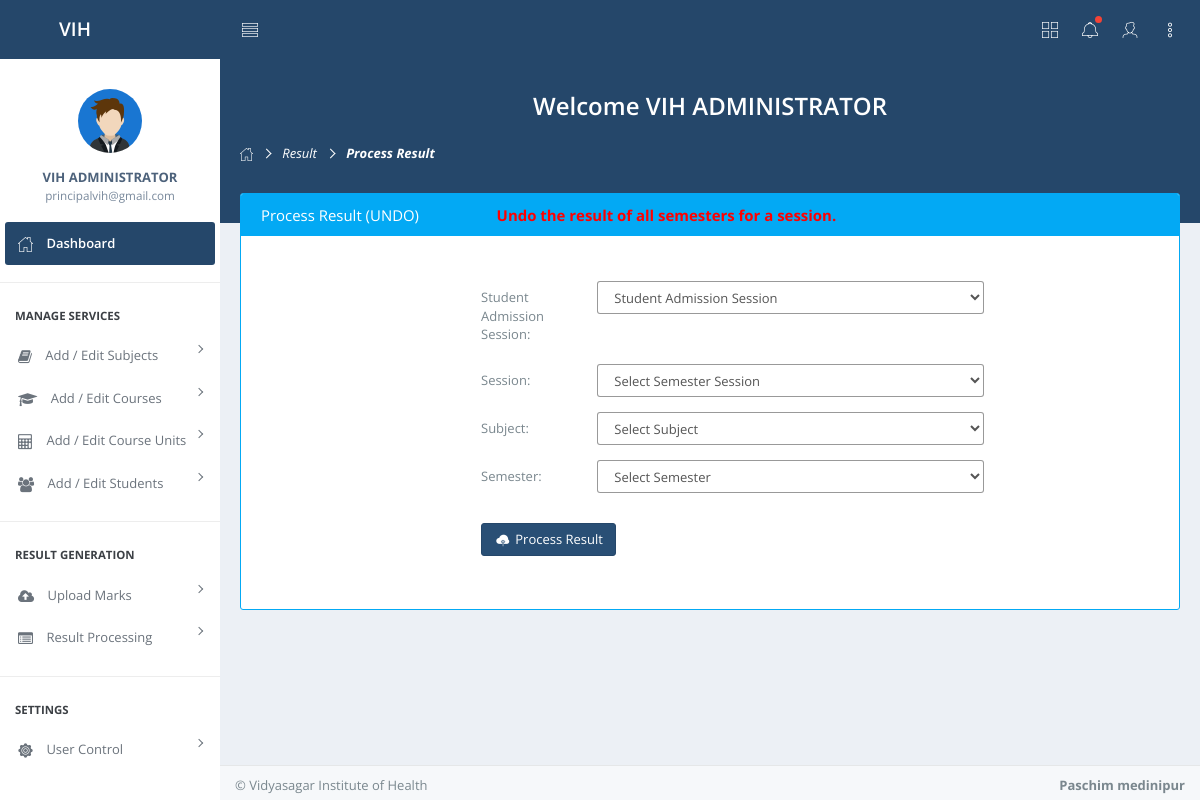
Page /adminUser/resultProcessing/undoProcessResult.php (signed in) on the committed database.
### tables this page shows
CREATE TABLE `steps_login_master` (
  `id` int(11) NOT NULL,
  `username` varchar(255) NOT NULL,
  `password` varchar(255) NOT NULL,
  `usertype` int(1) NOT NULL,
  `last_log` varchar(255) NOT NULL,
  `status` enum('Active','Inactive') DEFAULT NULL
);

CREATE TABLE `steps_userdetails` (
  `id` int(11) NOT NULL,
  `details_id` varchar(255) NOT NULL,
  `user_name` varchar(255) NOT NULL,
  `user_email` varchar(255) NOT NULL,
  `contact_no` varchar(255) NOT NULL
);

### adminUser/resultProcessing/Load.php (called while the page is built, shortened)
<?php
require "../../connect.php";
$sql = "SELECT * FROM steps_login_master,steps_userdetails
WHERE steps_login_master.username = steps_userdetails.details_id
and steps_login_master.username = '".$_SESSION["username"]."' ";
$stmt = $conn->prepare($sql);
$stmt->execute();
$result = $stmt->get_result();
$rows = $result->fetch_assoc();
?>

### adminUser/resultProcessing/undoProcessResult.php (the view, shortened to what this page needs)
<?php
require 'Load.php';
?>
<html lang="en">
<body>
    <div id="container" class="effect aside-float aside-bright mainnav-lg">
        <?php require '../adminHeaderClass.php'  ?>
                    <ol class="breadcrumb">
					<li><a><i class="demo-pli-home"></i></a></li>
					<li><a href="#">Result</a></li>
					<li class="active">Process Result</li>
                    </ol>
                    </div>
                <div id="page-content">
                        <div class="panel panel-bordered panel-info">
					                <div class="panel-heading">
					                    <h3 class="panel-title">Process Result (UNDO)&nbsp;&nbsp;&nbsp;&nbsp;&nbsp;&nbsp;&nbsp;&nbsp;&nbsp;&nbsp;
                                        &nbsp;&nbsp;&nbsp;&nbsp;&nbsp;&nbsp;&nbsp;&nbsp;&nbsp;<font color="red"><strong>Undo the result of all semesters for a session.</strong></font></h3>
					                </div>
					        <div class="panel-body">
					            <div class="fixed-fluid">
                                <div class="fixed-sm-200 pull-sm-left">
                                    <div class="pad-btm">
					                    </div>
					                </div>
					                <div class="fluid">
					                    <div class="pad-btm clearfix">
					                    </div>
					           <form  method="post" enctype="multipart/form-data" class="form-horizontal" id="form_submit">
                                       <div class="form-group">
					                            <label class="col-lg-2 control-label text-left">Student Admission Session:</label>
					                            <div class="col-lg-7">
					                                <select name="admission_session" class="form-control" required id="admission_session">
                                               <option value="">Student Admission Session</option>
											</select>
					                            </div>
					                        </div>
                                      <div class="form-group">
					                            <label class="col-lg-2 control-label text-left">Session:</label>
					                            <div class="col-lg-7">
					                                <select name="semester_session" class="form-control" required>
                                               			<option value="">Select Semester Session</option>
													</select>
					                            </div>
					                        </div>
                                            <div class="form-group">
					                            <label class="col-lg-2 control-label text-left">Subject:</label>
					                            <div class="col-lg-7">
                                                    <select name="sem_sub_id" id="subject"  class="form-control" required>
                                                    <option value="">Select Subject</option>
                                                    </select>
					                            </div>
					                        </div>
                                            <div class="form-group">
					                            <label class="col-lg-2 control-label text-left">Semester:</label>
					                            <div class="col-lg-7">
                                           <select name="semester_list" id="semester_list" class="form-control" required>
												<option value="">Select Semester</option>
												</select>
					                            </div>
					                        </div>
                                            <div class="pad-ver">
					                        <button type="submit" name="btnProcessResult" class="btn btn-primary" id="submit-btn">
					                            <i class="demo-psi-Upload-To-Cloud icon-fw"></i>Process Result
					                        </button>
					                    </div>
					 </form>
					                </div>
					            </div>
					        </div>
					    </div>
                </div>
            </div>
 <?php require '../adminHeader.php' ?>
        </div>
<?php require '../adminFooter.php' ?>
    </div>
</body>
</html>

### adminUser/adminHeaderClass.php (shortened to what this page needs)
<header id="navbar">
            <div id="navbar-container" class="boxed">
                <div class="navbar-header">
                    <a  class="navbar-brand">
                        <div class="brand-title">
                            <span class="brand-text">VIH</span>
                        </div>
                    </a>
                </div>
                <div class="navbar-content">
                    <ul class="nav navbar-top-links">
                        <li class="tgl-menu-btn">
                            <a class="mainnav-toggle" href="#">
                                <i class="demo-pli-list-view"></i>
                            </a>
                        </li>
                    </ul>
                    <ul class="nav navbar-top-links">
                    <li class="mega-dropdown">
                            <a  class="mega-dropdown-toggle">
                                <i class="demo-pli-layout-grid"></i>
                            </a>
                    </li>
                    <li class="dropdown">
                            <a href="#" data-toggle="dropdown" class="dropdown-toggle">
                                <i class="demo-pli-bell"></i>
                                <span class="badge badge-header badge-danger"></span>
                            </a>
                        </li>
                        <li id="dropdown-user" class="dropdown">
                            <a href="#" data-toggle="dropdown" class="dropdown-toggle text-right">
                                <span class="ic-user pull-right">
                                    <i class="demo-pli-male"></i>
                                </span>
                            </a>
                        </li>
                        <li>
                            <a  class="aside-toggle">
                                <i class="demo-pli-dot-vertical"></i>
                            </a>
                        </li>
                    </ul>
                </div>
            </div>
        </header>
        <div class="boxed">
            <div id="content-container">
                <div id="page-head">
<div class="pad-all text-center">
    <h3>Welcome <?php if( htmlspecialchars($_SESSION['username'])!='') { ?>  <?php echo "".$rows['user_name'];?><?php } ?></h3>
</div>

### adminUser/adminHeader.php (shortened to what this page needs)
<head>
    <link href="webMaster/assets/css/bootstrap.min.css" rel="stylesheet">
    <link href="webMaster/assets/css/nifty.min.css" rel="stylesheet">
<link href="webMaster/assets/plugins/noUiSlider/nouislider.min.css" rel="stylesheet">
    <link href="webMaster/assets/css/demo/nifty-demo-icons.min.css" rel="stylesheet">
<link href="plugins/bootstrap-select/bootstrap-select.min.css" rel="stylesheet">
    <link href="webMaster/assets/plugins/datatables/media/css/dataTables.bootstrap.css" rel="stylesheet">
	<link href="webMaster/assets/plugins/datatables/extensions/Responsive/css/responsive.dataTables.min.css" rel="stylesheet">
    <link href="webMaster/assets/plugins/pace/pace.min.css" rel="stylesheet">
    <link href="webMaster/assets/css/demo/nifty-demo.min.css" rel="stylesheet">
    <link href="webMaster/assets/plugins/chosen/chosen.min.css" rel="stylesheet">
    <link href="webMaster/assets/plugins/font-awesome/css/font-awesome.min.css" rel="stylesheet">
</head>
<nav id="mainnav-container">
                <div id="mainnav">
                    <div id="mainnav-menu-wrap">
                        <div class="nano">
                            <div class="nano-content">
                                <div id="mainnav-profile" class="mainnav-profile">
                                    <div class="profile-wrap text-center">
                                        <div class="pad-btm">
                                            <img class="img-circle img-md" src="webMaster/assets/img/profile-photos/1.png" alt="Profile Picture">
                                        </div>
                                        <a href="#profile-nav" class="box-block" data-toggle="collapse" aria-expanded="false">
                                            <p class="mnp-name"><?php if( htmlspecialchars($_SESSION['username'])!='') { ?>  <?php echo "".$rows['user_name'];?><?php } ?></p>
                                            <span class="mnp-desc"><?php if( htmlspecialchars($_SESSION['username'])!='') { ?>  <?php echo "".$rows['user_email'];?><?php } ?></span>
                                        </a>
                                    </div>
                                </div>
                                <ul id="mainnav-menu" class="list-group">
						            <li class="active-sub">
						                <a href="adminUser/adminDashboard.php">
						                    <i class="demo-pli-home"></i>
						                    <span class="menu-title">Dashboard</span>
						                </a>
						            </li>
						            <li class="list-divider"></li>
						            <li class="list-header">Manage Services</li>
                                    <li>
						                <a href="#">
						                    <i class="fa fa-book" aria-hidden="true"></i>
						                    <span class="menu-title">Add / Edit Subjects</span>
											<i class="arrow"></i>
						                </a>
						            </li>
						            <li>
						                <a href="#">
						                    <i class="fa fa-graduation-cap" aria-hidden="true"></i>
						                    <span class="menu-title"> Add / Edit Courses</span>
											<i class="arrow"></i>
						                </a>
						            </li>
						            <li>
						                <a href="#">
						                    <i class="fa fa-calculator" aria-hidden="true"></i>
						                    <span class="menu-title">Add / Edit Course Units</span>
											<i class="arrow"></i>
						                </a>
						            </li>
                                    <li>
						                <a href="#">
						                    <i class="fa fa-users" aria-hidden="true"></i>
						                    <span class="menu-title">Add / Edit Students</span>
											<i class="arrow"></i>
						                </a>
						            </li>
                                    <li class="list-divider"></li>
						            <li class="list-header">Result Generation</li>
                                    <li>
						                <a href="#">
						                    <i class="fa fa-cloud-upload"></i>
						                    <span class="menu-title">Upload Marks</span>
											<i class="arrow"></i>
						                </a>
						            </li>
                                    <li>
						                <a href="#">
						                    <i class="fa fa-list-alt"></i>
						                    <span class="menu-title">Result Processing</span>
											<i class="arrow"></i>
						                </a>
						            </li>
                                    <li class="list-divider"></li>
                                    <li class="list-header">Settings</li>
						            <li>
						                <a href="#">
						                   <i class="demo-psi-gear"></i>
						                    <span class="menu-title">User Control</span>
											<i class="arrow"></i>
						                </a>
						            </li>
						            <li>
						            </li>                                </ul>
                            </div>
                        </div>
                    </div>
                </div>
            </nav>

### rows in the picture
steps_login_master: steps_userdetails.user_name "VIH ADMINISTRATOR", steps_userdetails.user_email "principalvih@gmail.com"
